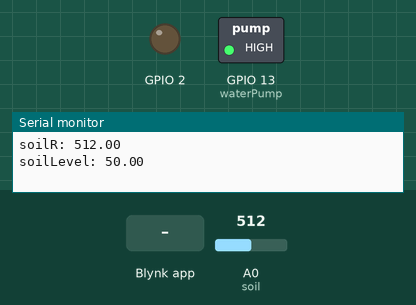
Simulated run of this sketch. Board: ESP8266 (NodeMCU). On the bench: switched loads named in the sketch (green lamp = pin HIGH), output pins drawn as LEDs (lit = HIGH), the last lines printed to the serial monitor. The test bench sets the inputs (shaded band); at power-on: A0 (soil) = 512. WiFi joins after 1.5 s; servers stay silent unless stated.

Above: at 3.0 s.
3.1 s: Blynk app writes 0 to V0
At 4.7 s:
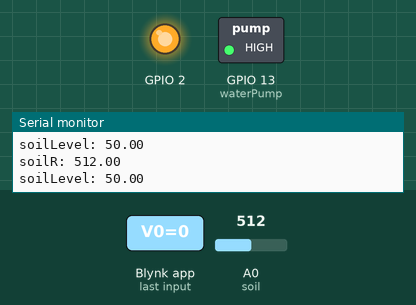
5.8 s: A0 (soil) set to 534
At 8.1 s:
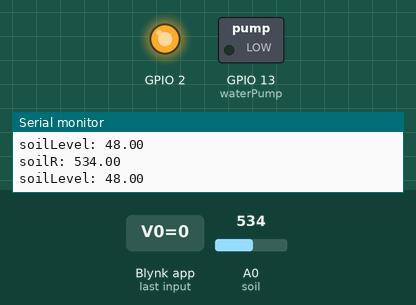
8.5 s: A0 (soil) set to 511
At 11.4 s:
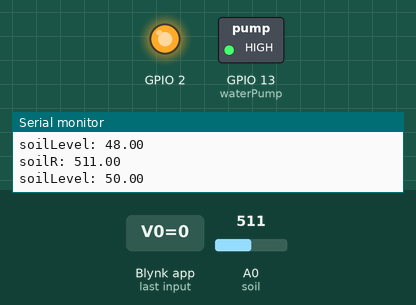
12.3 s: A0 (soil) set to 716
At 15.7 s:
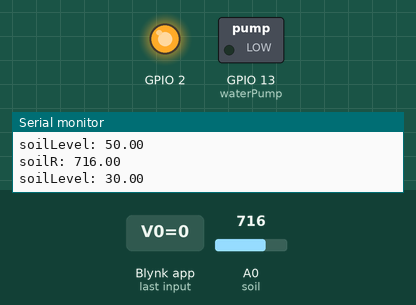
Timing chart, 0 to 17.2 s (numbered marks = the images above; inputs shaded):
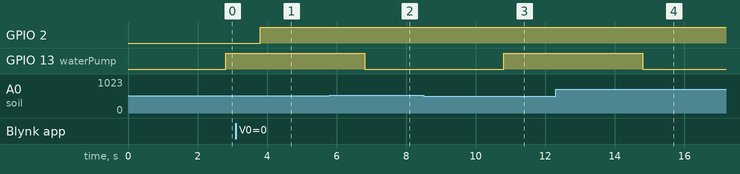

The sketch:

SoilMoitreSensor.ino
```cpp
/*************************************************************

  This is a simple demo of sending and receiving some data.
  Be sure to check out other examples!
 *************************************************************/

// Template ID, Device Name and Auth Token are provided by the Blynk.Cloud
// See the Device Info tab, or Template settings
#define BLYNK_TEMPLATE_ID           "TMPLgXI02Poc"
#define BLYNK_DEVICE_NAME           "Quickstart Device"
#define BLYNK_AUTH_TOKEN            "hkk60hlsp_zOxMeYsbg_Hm4ndoTXIpTu"


// Comment this out to disable prints and save space
#define BLYNK_PRINT Serial


#include <ESP8266WiFi.h>
#include <BlynkSimpleEsp8266.h>

#define soil A0
#define waterPump 13
float soilLevel, soilR;

char auth[] = BLYNK_AUTH_TOKEN;

// Your WiFi credentials.
// Set password to "" for open networks.
char ssid[] = "MayuHotspot";
char pass[] = "hemu6514";

// This function is called every time the Virtual Pin 0 state changes
BLYNK_WRITE(V0)
{
  // Set incoming value from pin V0 to a variable
  int value = param.asInt();

  if (param.asInt()==1){
    digitalWrite(2,LOW);
  }
  else{
    digitalWrite(2,HIGH);
  }
}

// This function is called every time the device is connected to the Blynk.Cloud
BLYNK_CONNECTED()
{
  // Change Web Link Button message to "Congratulations!"
  Blynk.syncVirtual(V0);
  Blynk.syncVirtual(V1);
  Blynk.syncVirtual(V2);
}

void setup()
{
  // Debug console
  Serial.begin(115200);
  pinMode(2,OUTPUT);
  pinMode(waterPump,OUTPUT);
  Blynk.begin(auth, ssid, pass);
}
void sendSensor()
{
  readSoil();

 if(soilLevel<50)
  {
    digitalWrite(waterPump, LOW);
    Blynk.virtualWrite(V1, 1);
  }
  else
  {
        digitalWrite(waterPump, HIGH);
        Blynk.virtualWrite(V1, 0);
  }
}
void readSoil()
{
  soilR=analogRead(soil);
  Serial.print("soilR: ");
  Serial.println(soilR);
  soilLevel=map(soilR, 0, 1024, 100,0); // adjust soil level here
  Serial.print("soilLevel: ");
  Serial.println(soilLevel);
  Blynk.virtualWrite(V2, soilLevel);
  delay(1000);
}

void loop()
{
  Blynk.run();

 // Update state
  sendSensor();
  delay(1000);
}
```

Measured:
- the behaviour switches between 517 and 518 on A0 (soil) (found by bisection; images 1 and 2)
- after the input at 3.1 s, GPIO 2: LOW → HIGH after 0.71 s
- after the input at 5.8 s, GPIO 13 (waterPump): HIGH → LOW after 1.0 s
- after the input at 8.5 s, GPIO 13 (waterPump): LOW → HIGH after 2.3 s
- after the input at 12.3 s, GPIO 13 (waterPump): HIGH → LOW after 2.5 s
